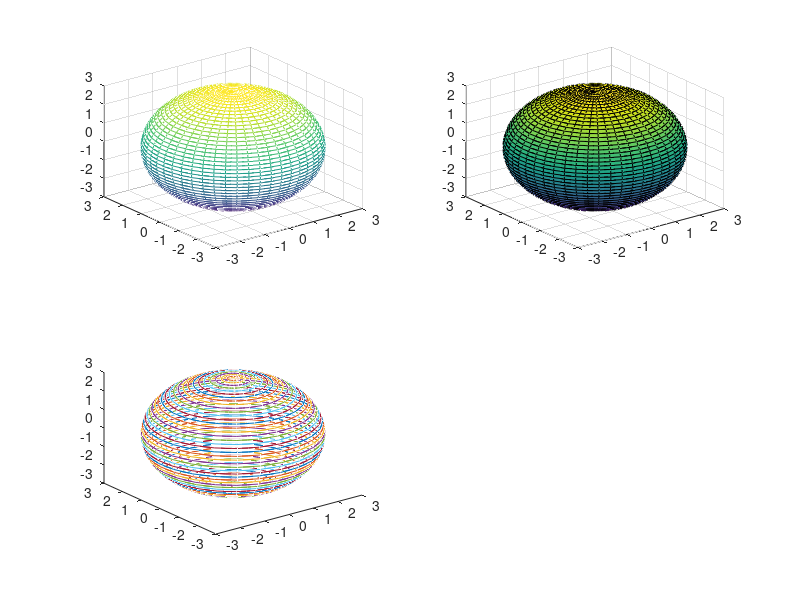

The MATLAB script that drew this image:
clc
clear all
theta = linspace(0,pi,50);
phi=linspace(0,4*pi,50);
r=3;
[theta,phi]=meshgrid(theta,phi);
x=r.*sin(theta).*cos(phi);
y=r.*sin(theta).*sin(phi);
z=r.*cos(theta);
subplot(2,2,1);
mesh(x,y,z);
subplot(2,2,2)
surf(x,y,z);
subplot(2,2,3);
plot3(x,y,z);